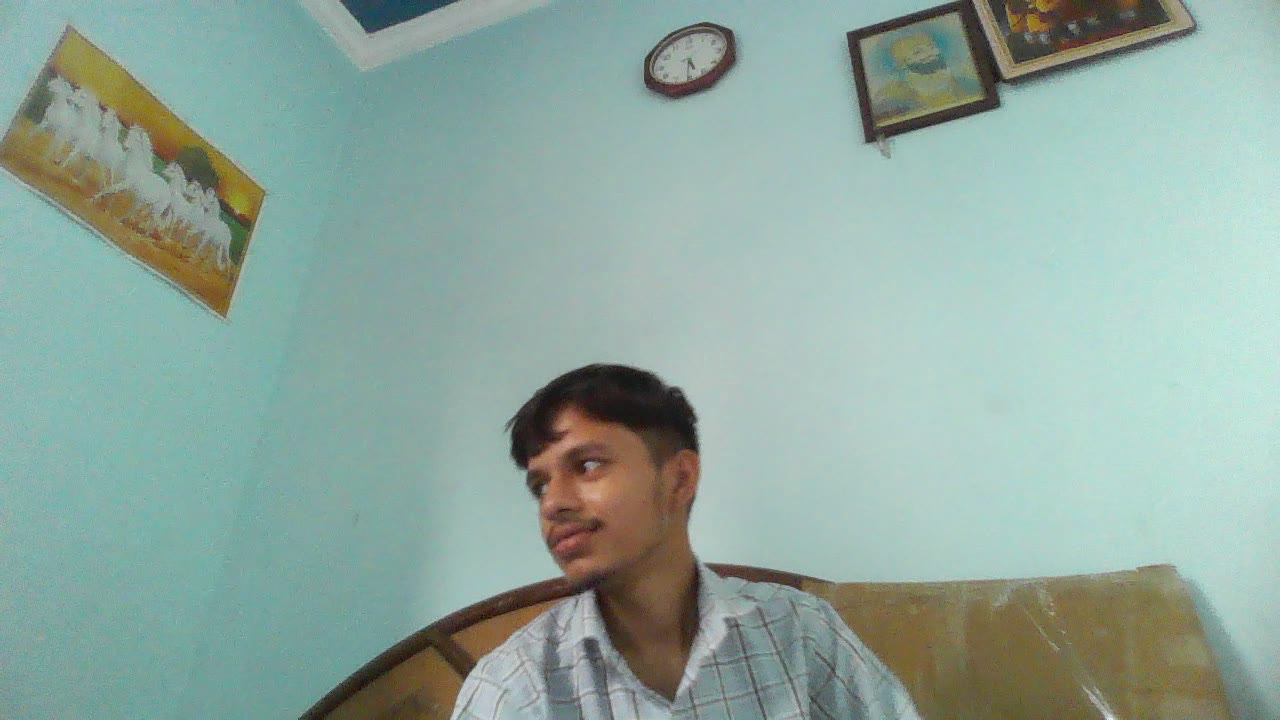
#> input picture frame 3 of Open_CV/resources/videos/video2.avi, 1280 x 720 px, given in place of video1.mp4, which was not available
$ python 8_video_black_and_white.py
#> lines starting #> are read from the running program, lines starting #| are printed output that depends on the picture; after the words box and inside, x2 and y2 are one past the last pixel; in counts of white or black regions, pixels touching at a corner belong together; pictures that were not available may be replaced by others from this repository, and a replacement may not be noted
import cv2
cap = cv2.VideoCapture('../resources/videos/video1.mp4')

if (cap.isOpened() == False):
    print("Error.....")

while(True):
    (ret, frame) = cap.read()
#> frame is the input picture: shape (720, 1280, 3); mean B, G, R 158.8, 167.6, 144

    if not ret:
        break

    grayframe = cv2.cvtColor(frame, cv2.COLOR_BGR2GRAY)
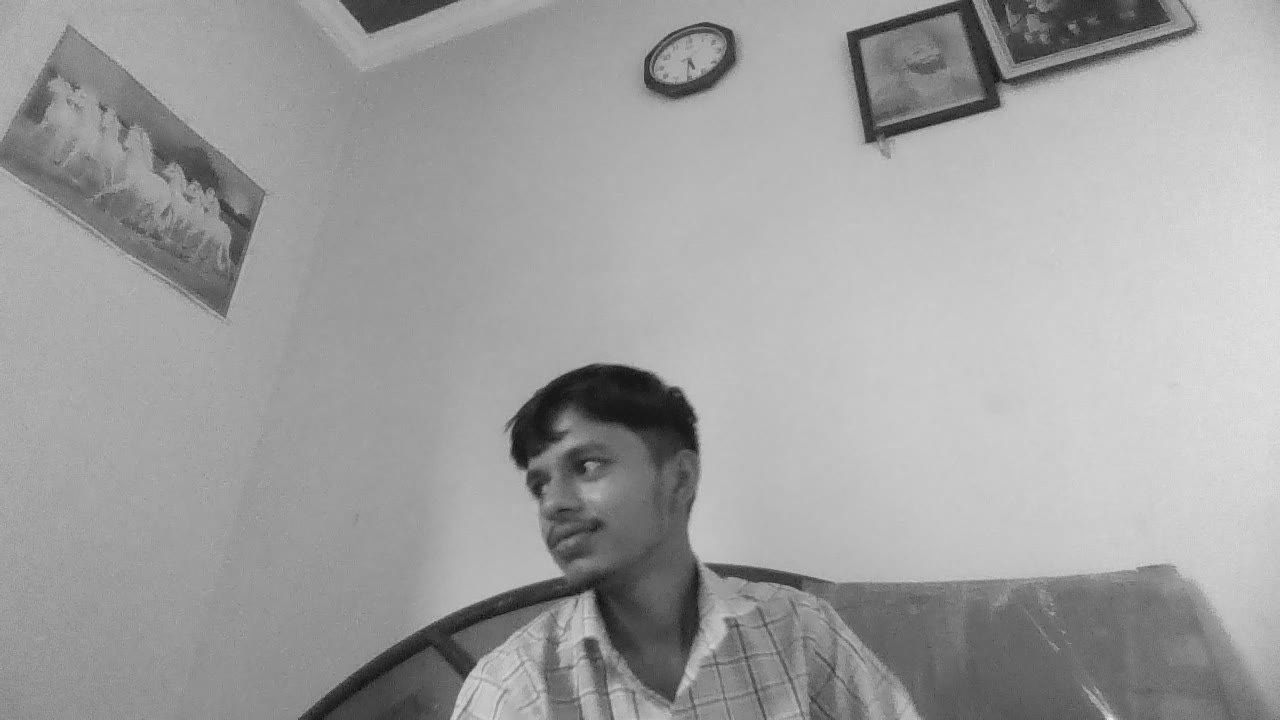
#> grayframe: shape (720, 1280); min 9, max 237, mean 159.5
    (thresh, b_w) = cv2.threshold(grayframe, 127, 255, cv2.THRESH_BINARY)
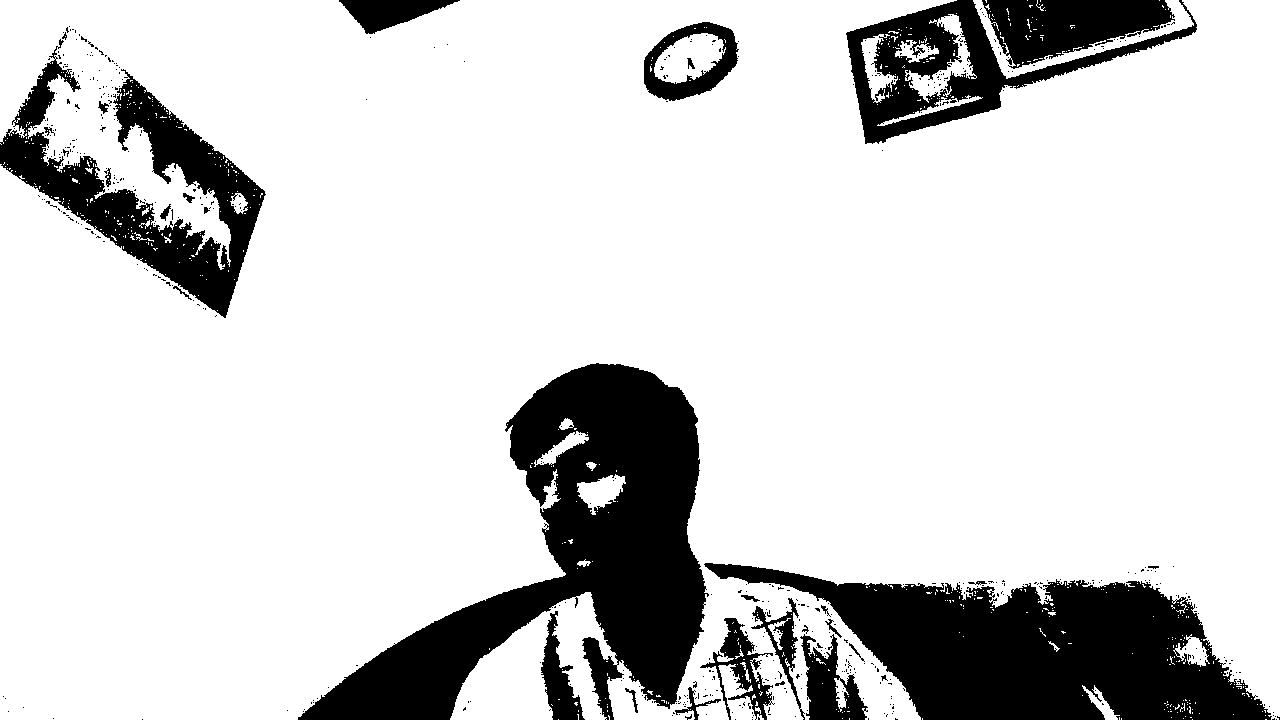
#> b_w: shape (720, 1280); 82.2% white; 555 black regions (524 under 20 px), largest, box (x1, y1, x2, y2) and area: (298, 363, 709, 720) 57558, (704, 563, 1272, 720) 46387, (0, 39, 266, 318) 21740

    cv2.imshow('Black and White Video', b_w)
    if cv2.waitKey(1) & 0xFF == ord('q'):
#> (key q is pressed here)
        break
cap.release()
cv2.destroyAllWindows()

$ run again, starting later in the video
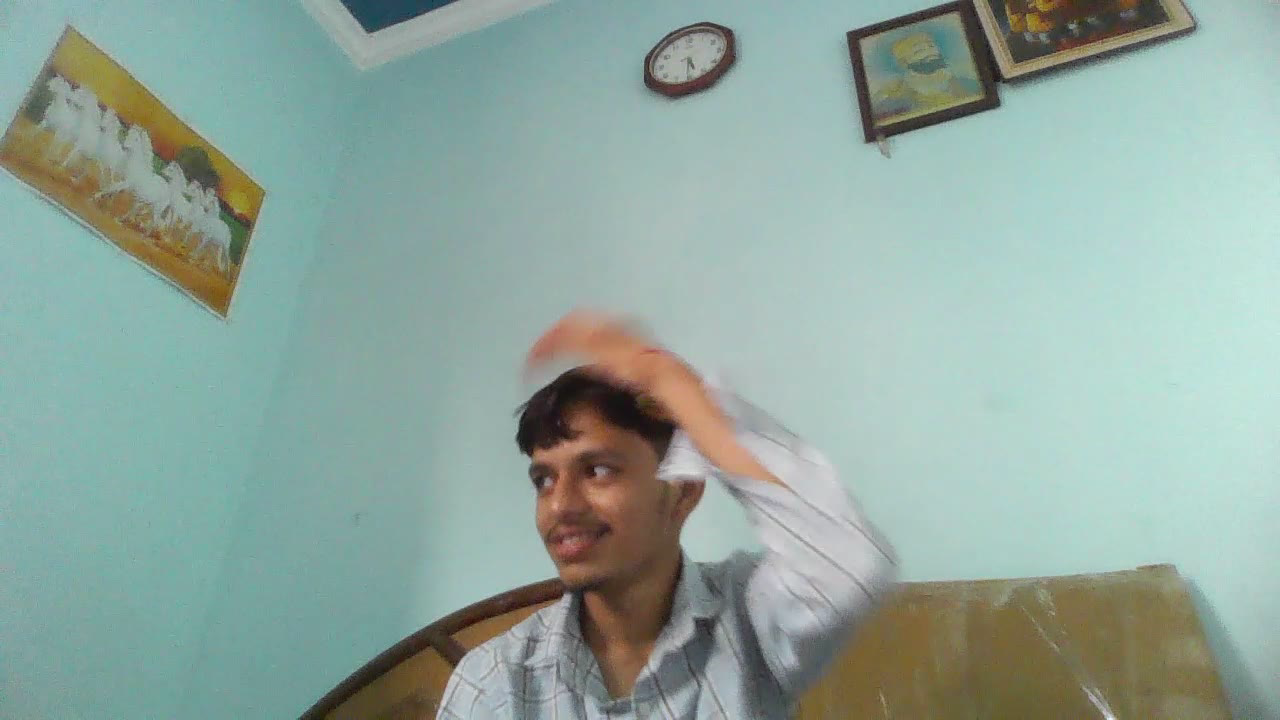
#> input picture frame 15 of Open_CV/resources/videos/video2.avi, 1280 x 720 px, given in place of video1.mp4, which was not available
#> frame is the input picture: shape (720, 1280, 3); mean B, G, R 157.8, 166.5, 144.6
#> `grayframe = cv2.cvtColor(frame, cv2.COLOR_BGR2GRAY)`:
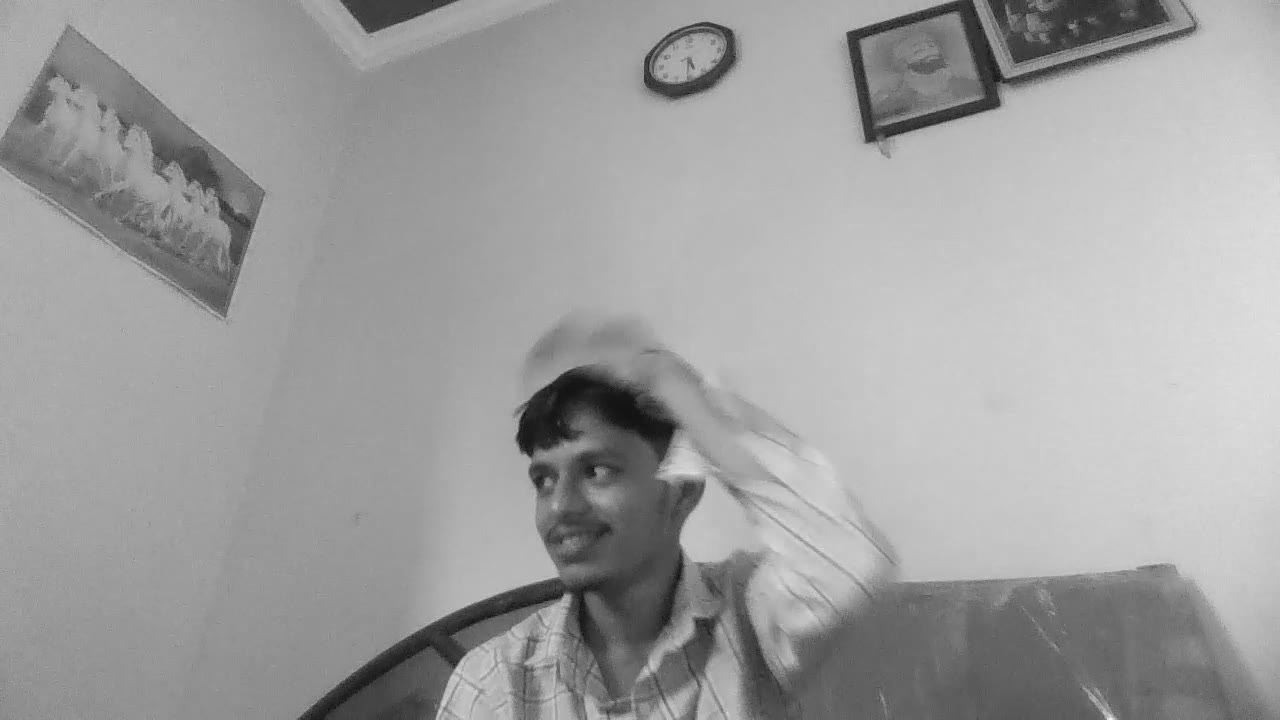
#> grayframe: shape (720, 1280); min 15, max 244, mean 158.9
#> `(thresh, b_w) = cv2.threshold(grayframe, 127, 255, cv2.THRESH_BINARY)`:
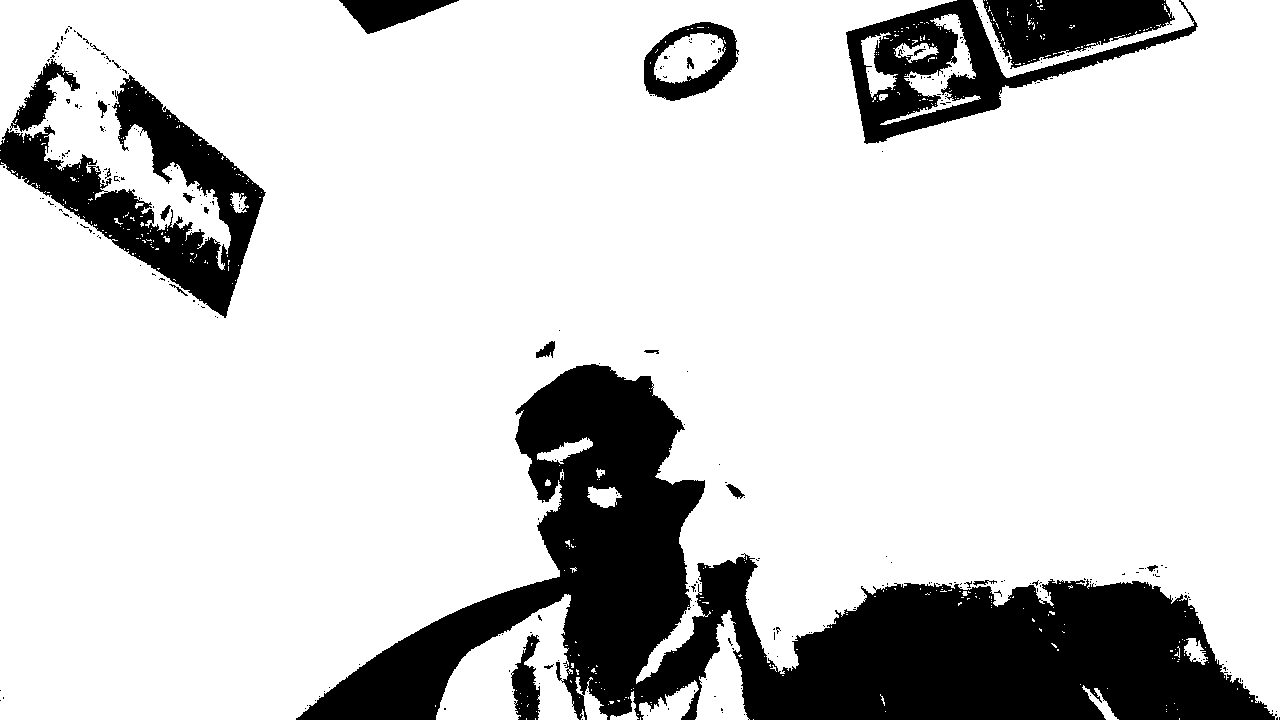
#> b_w: shape (720, 1280); 81.7% white; 313 black regions (288 under 20 px), largest, box (x1, y1, x2, y2) and area: (296, 364, 1277, 720) 115940, (0, 75, 266, 318) 20388, (846, 0, 1198, 144) 14045

$ run again, starting later in the video
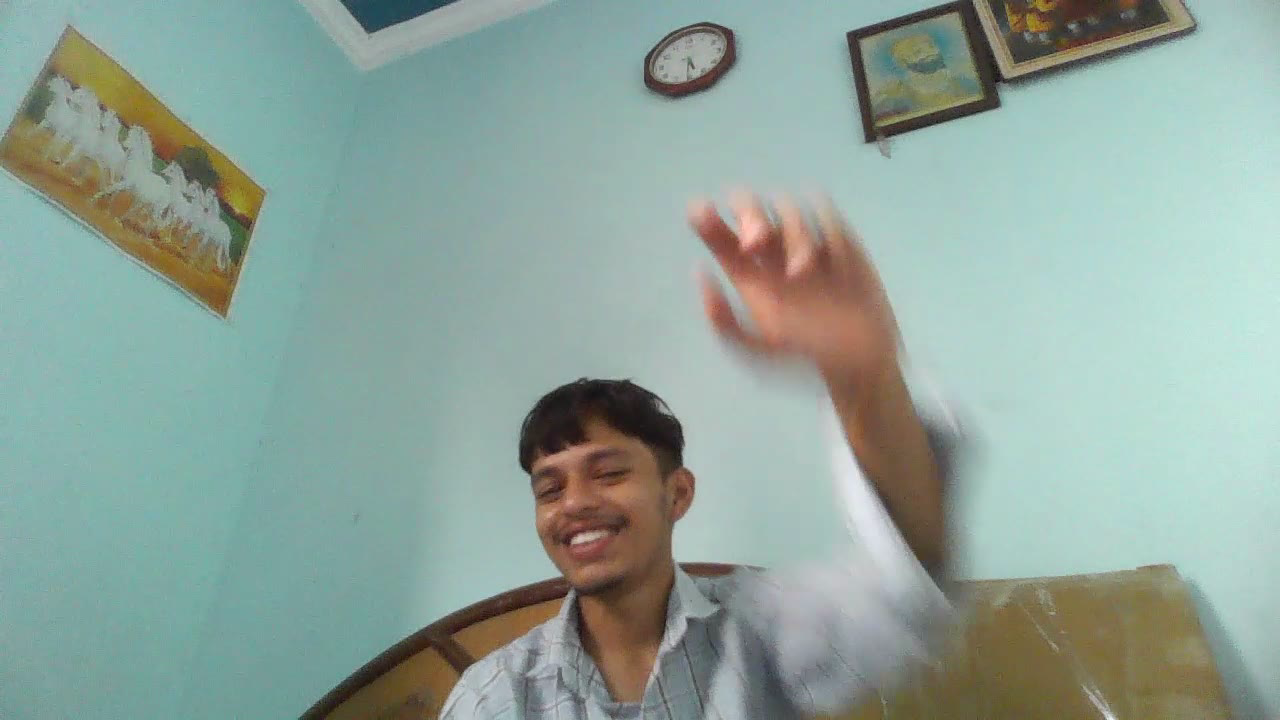
#> input picture frame 27 of Open_CV/resources/videos/video2.avi, 1280 x 720 px, given in place of video1.mp4, which was not available
#> frame is the input picture: shape (720, 1280, 3); mean B, G, R 154.8, 163.6, 143.2
#> `grayframe = cv2.cvtColor(frame, cv2.COLOR_BGR2GRAY)`:
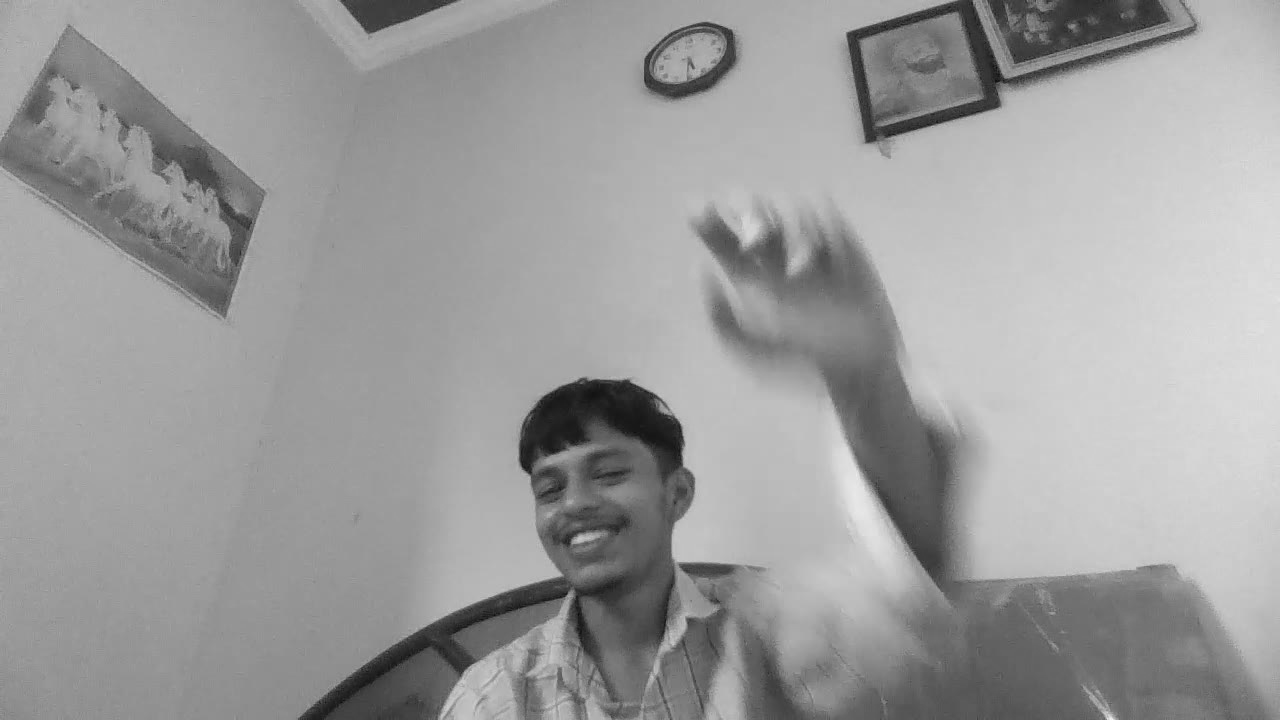
#> grayframe: shape (720, 1280); min 10, max 241, mean 156.5
#> `(thresh, b_w) = cv2.threshold(grayframe, 127, 255, cv2.THRESH_BINARY)`:
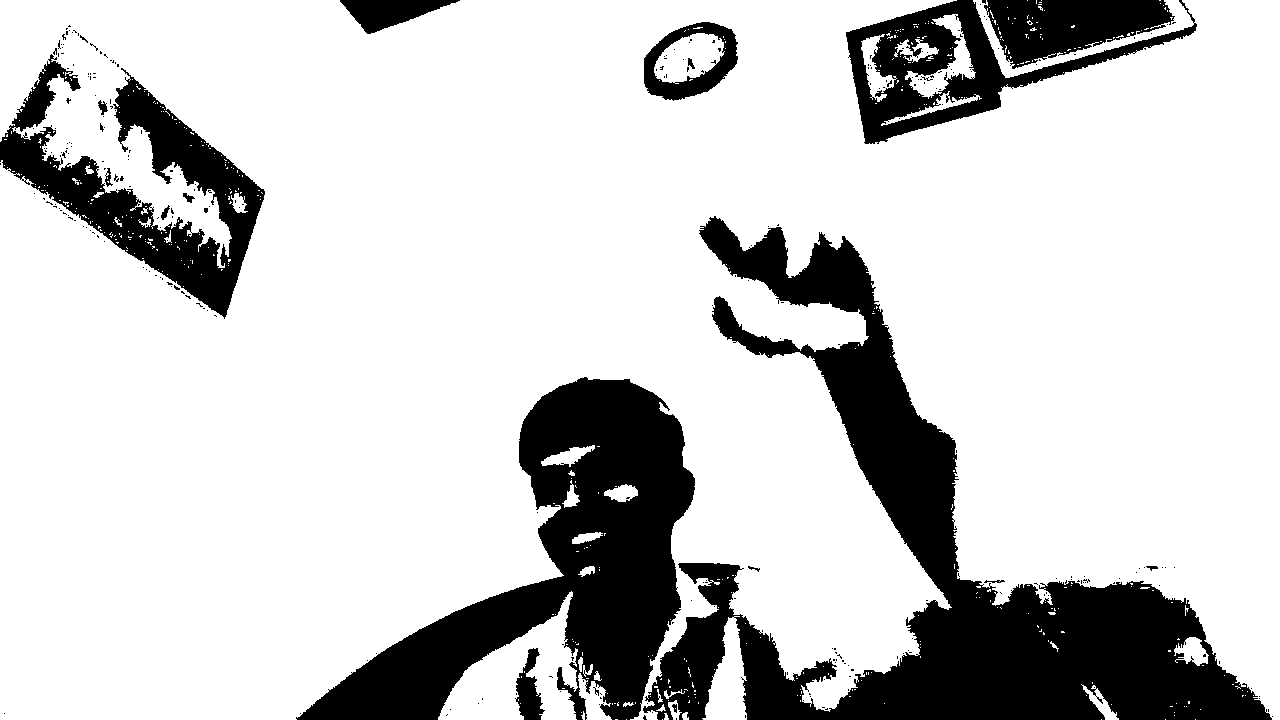
#> b_w: shape (720, 1280); 79.7% white; 291 black regions (273 under 20 px), largest, box (x1, y1, x2, y2) and area: (643, 216, 1272, 720) 82506, (296, 377, 695, 720) 52653, (0, 54, 265, 319) 21957
